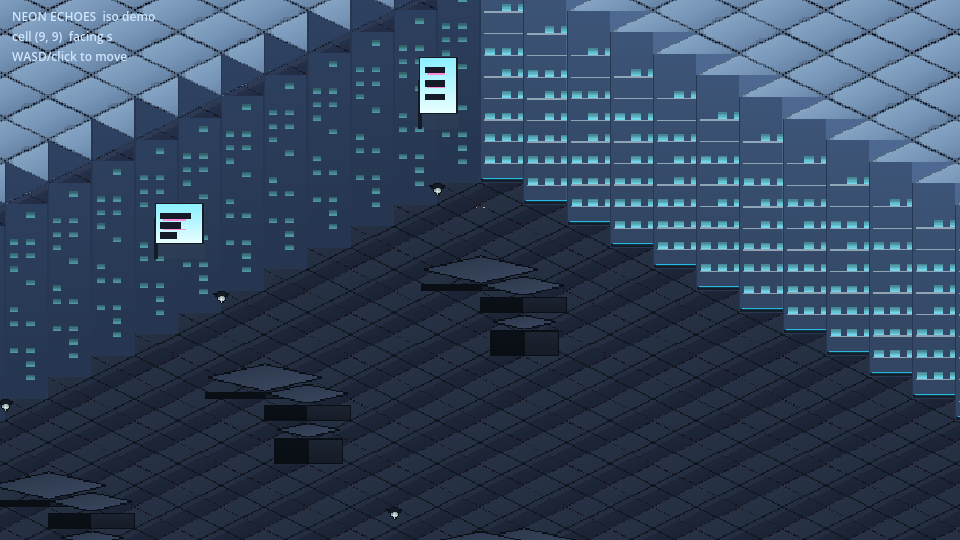
#> input picture game/evidence/iso_probe.png, 960 x 540 px, found by its file name
$ python measure_frame.py
#> lines starting #> are read from the running program, lines starting #| are printed output that depends on the picture
"""Report the frame statistics the concept art is judged by.

The twelve reference images share a lighting signature: 3-6% of pixels above
luminance 180, p95 near 175, mean 56-80. A render that is "too dark" or "too
flat" is then a number, not an argument.

Usage:  python tools/measure_frame.py <png> [<png> ...]
"""
import sys

import numpy as np
from PIL import Image

CONCEPT = {
    "combat": (61.1, 158, 3.1, 20.0),
    "corp": (79.5, 184, 5.7, 14.3),
    "night": (56.3, 176, 4.5, 27.5),
}


def stats(path):
    im = np.array(Image.open(path).convert("RGB")).astype(int)
    lum = im.mean(2)
    mx, mn = im.max(2), im.min(2)
    return {
        "mean": lum.mean(),
        "p50": float(np.percentile(lum, 50)),
        "p95": float(np.percentile(lum, 95)),
        "bright": 100.0 * (lum > 180).mean(),
        "dark": 100.0 * (lum < 25).mean(),
        "sat": float((mx - mn).mean()),
        "colors": int(len(np.unique(im.reshape(-1, 3), axis=0))),
    }


def main(paths):
    print("%-34s %6s %5s %5s %7s %7s %5s" %
          ("frame", "mean", "p50", "p95", "b>180%", "dark%", "sat"))
    print("-" * 76)
    for name, (mean, p95, bright, dark) in CONCEPT.items():
        print("%-34s %6.1f %5s %5.0f %7.1f %7.1f %5s  (concept)" %
              ("concept " + name, mean, "-", p95, bright, dark, "-"))
    print("-" * 76)
    for p in paths:
        s = stats(p)
#> in stats, `lum = im.mean(2)`:
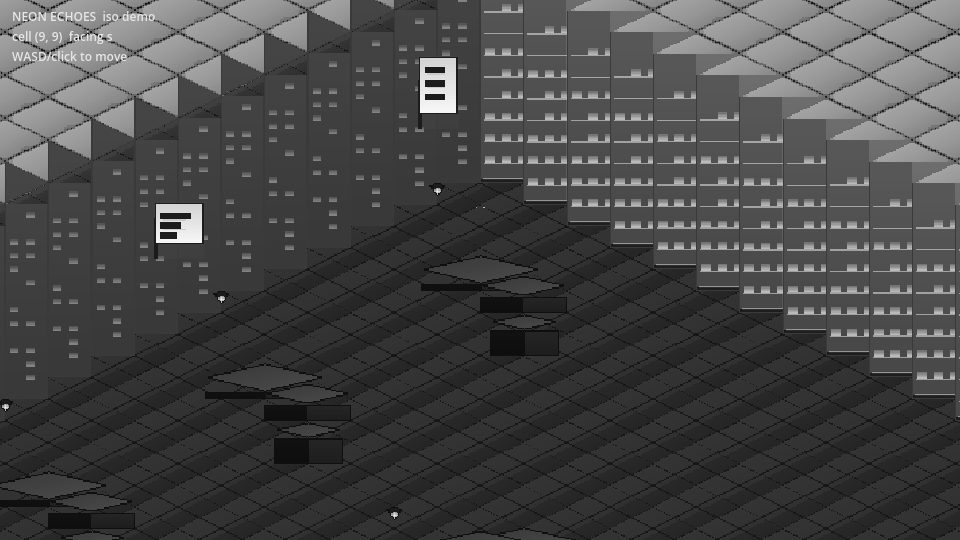
#> lum: shape (540, 960) float64; min 11.33, max 248, mean 71.8
#> in stats, `mx, mn = im.max(2), im.min(2)`:
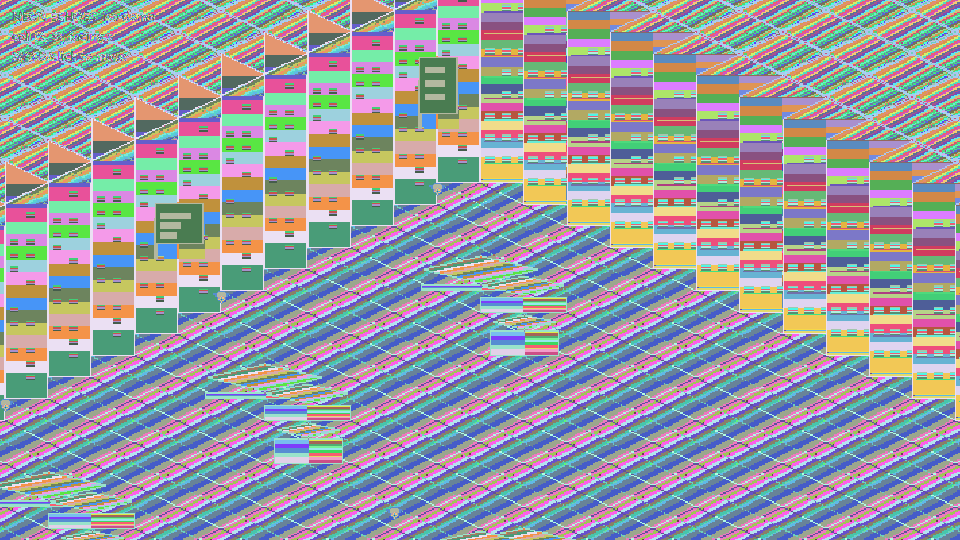
#> mx: shape (540, 960) int64; 218 distinct labels, from 16 to 255; one colour per label, 0 black
#> in stats, `mx, mn = im.max(2), im.min(2)`:
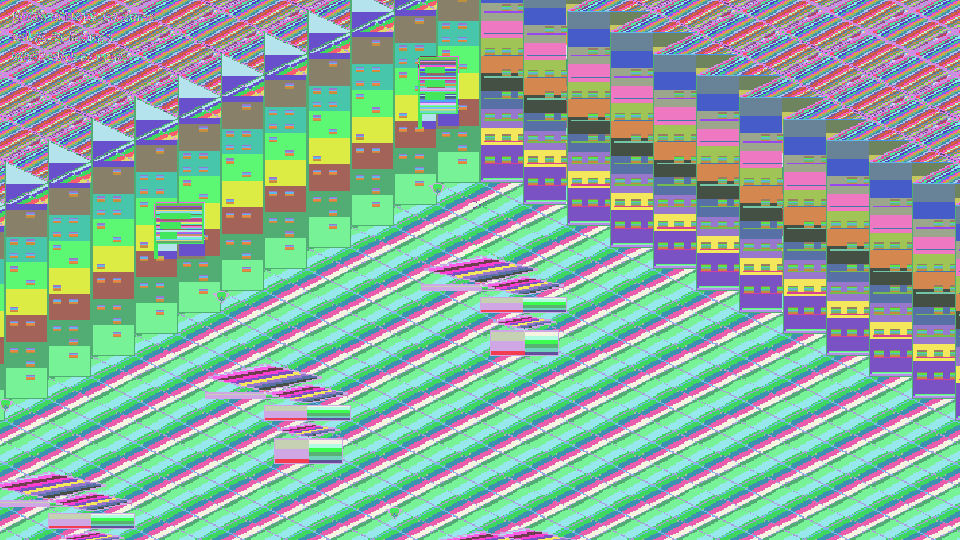
#> mn: shape (540, 960) int64; 206 distinct labels, from 8 to 234; one colour per label, 0 black
#> s = {'mean': 71.79, 'p50': 58.33, 'p95': 158.7, 'bright': 1.26, 'dark': 4.28, 'sat': 41.19, 'colors': 1013}
        ok_b = 3.0 <= s["bright"] <= 6.5
#> ok_b = False
        ok_p = s["p95"] >= 150
#> ok_p = True
        flag = "ok" if (ok_b and ok_p) else "LOW"
#> flag = 'LOW'
        print("%-34s %6.1f %5.0f %5.0f %7.1f %7.1f %5.0f  %s" %
              (p.split("/")[-1][:34], s["mean"], s["p50"], s["p95"],
               s["bright"], s["dark"], s["sat"], flag))
#| iso_probe.png                        71.8    58   159     1.3     4.3    41  LOW


if __name__ == "__main__":
    main(sys.argv[1:] or ["game/evidence/iso_probe.png"])
